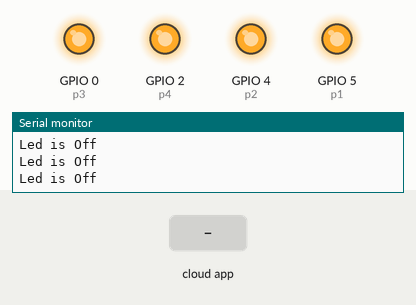
The sketch below on a simulated ESP8266 (NodeMCU). Shown: output pins drawn as LEDs (lit = HIGH), the last lines printed to the serial monitor. The test bench sets the inputs (shaded band). WiFi joins after 1.5 s; servers stay silent unless stated; the Firebase database answers and starts empty.

Above: at 2.7 s.
2.8 s: the phone or cloud app sets value to 1
At 3.2 s:
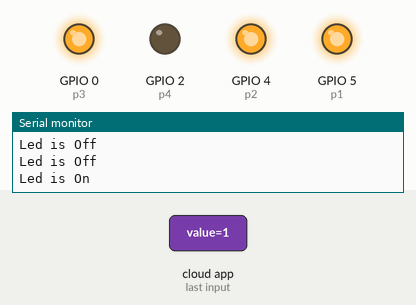
4.4 s: the phone or cloud app sets value to 0
At 5.7 s:
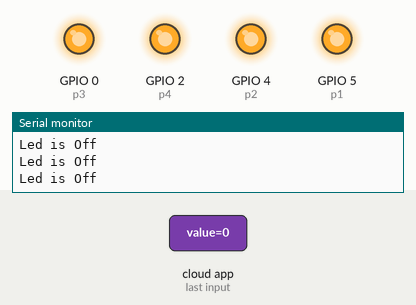
Timing chart, 0 to 7.4 s (numbered marks = the images above; inputs shaded):
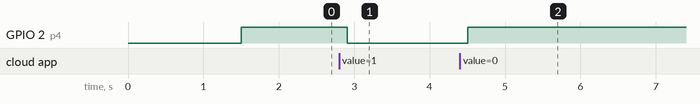

The sketch:

firebaseLedBuiltin.ino
```cpp
#include <ESP8266WiFi.h>
#include "FirebaseESP8266.h"


int p1= 5;
int p2 = 4;
int p3 = 0;
int p4 = 2;

#define WIFI_SSID "*********" //enter your wifi ssid
#define WIFI_PASSWORD "*****" // enter your wifi password
#define FIREBASE_HOST "**************"//enter your firebaseUrl of the individual project
#define FIREBASE_AUTH "**************" // enter your database secret key

FirebaseData firebaseData;

void setup() {

  Serial.begin(115200);
  WiFi.begin(WIFI_SSID, WIFI_PASSWORD);
  Serial.print("Connecting to Wi-Fi");
  while (WiFi.status() != WL_CONNECTED)
  {
    Serial.print(".");
    delay(300);
  }
  Serial.println();
  Serial.print("Connected with IP: ");
  Serial.println(WiFi.localIP());
  Serial.println();

  Firebase.begin(FIREBASE_HOST, FIREBASE_AUTH);
  Firebase.reconnectWiFi(true);

  //Set database read timeout to 1 minute (max 15 minutes)
  Firebase.setReadTimeout(firebaseData, 1000 * 60);
  pinMode(p1, OUTPUT);
  pinMode(p2, OUTPUT);
  pinMode(p3, OUTPUT);
  pinMode(p4, OUTPUT);

  digitalWrite(p1, HIGH);
  digitalWrite(p2, HIGH);
  digitalWrite(p3, HIGH);
  digitalWrite(p4, HIGH);

}

void loop() {


   if (Firebase.getInt(firebaseData,"/light1/value"))
    {
      int val = (firebaseData.intData());
      if (val == 1)
      {
        digitalWrite(p1,LOW);
        Serial.println("Led is On");
      }
      else{
        digitalWrite(p1, HIGH);
        Serial.println("Led is Off");
      }


    }
    if (Firebase.getInt(firebaseData,"/light2/value"))
    {
      int val2 = (firebaseData.intData());
      if (val2 == 1)
      {
        digitalWrite(p2,LOW);
        Serial.println("Led is On");
      }
      else{
        digitalWrite(p2, HIGH);
        Serial.println("Led is Off");
      }


    }
    if (Firebase.getInt(firebaseData,"/light3/value"))
    {
      int val3 = (firebaseData.intData());
      if (val3 == 1)
      {
        digitalWrite(p3,LOW);
        Serial.println("Led is On");
      }
      else{
        digitalWrite(p3, HIGH);
        Serial.println("Led is Off");
      }


    }if (Firebase.getInt(firebaseData,"/light4/value"))
    {
      int val4 = (firebaseData.intData());
      if (val4 == 1)
      {
        digitalWrite(p4,LOW);
        Serial.println("Led is On");
      }
      else{
        digitalWrite(p4, HIGH);
        Serial.println("Led is Off");
      }


    }

    delay(200);

}
```

Measured:
- after the input at 2.8 s, GPIO 2 (p4): HIGH → LOW after 0.10 s
- after the input at 4.4 s, GPIO 2 (p4): LOW → HIGH after 0.11 s
